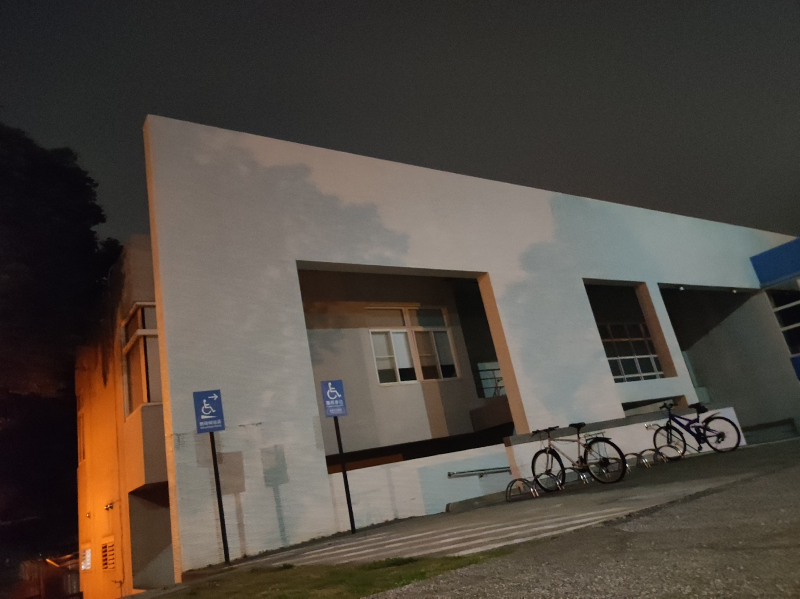
#> input picture assets/image/1.jpg, 1600 x 1197 px (shown at 1/2 size); its folder holds only this picture in this run
$ python image_resizer.py
#> lines starting #> are read from the running program, lines starting #| are printed output that depends on the picture
from PIL import Image
import os
from pathlib import Path

class ImageResizer:
  def __init__(self, target_dir):
    # Define size configurations
    self.size_configs = {
      'xxxlarge': 1300,
      'xxlarge': 1000,
      'xlarge': 700,
      'large': 300,
      'medium': 200,
      'small': 140,
      'xsmall': 100
    }

    # Create base directories
    self.base_dir = Path(target_dir) / "resized_images"
    self._create_directories()

  def _create_directories(self):
    """Create directories for each size if they don't exist"""
    for size in self.size_configs.keys():
      directory = self.base_dir / size
      directory.mkdir(parents=True, exist_ok=True)

  def _calculate_new_dimensions(self, image, target_width):
    """Calculate new dimensions maintaining aspect ratio"""
    width, height = image.size
    aspect_ratio = height / width
    new_height = int(target_width * aspect_ratio)
    return (target_width, new_height)

  def process_image(self, image_path):
    """Process a single image into all required sizes"""
#> called with image_path = 'assets/image/1.jpg'
    try:
      # Open the image
      with Image.open(image_path) as img:
        # Convert RGBA to RGB if necessary
#> img is the input picture: PIL image 1600x1197 RGB; mean R, G, B 80.3, 72.4, 64.8
        if img.mode == 'RGBA':
          img = img.convert('RGB')

        original_filename = Path(image_path).name
        filename_without_ext = Path(original_filename).stem
        extension = Path(original_filename).suffix

        # Process for each size configuration
        for size_name, target_width in self.size_configs.items():
          # Skip if original is smaller than target
          if img.size[0] < target_width:
            print(f"Original image smaller than {size_name} target width, skipping...")
            continue

          # Calculate new dimensions
          new_dimensions = self._calculate_new_dimensions(img, target_width)

          # Resize image
          resized_img = img.resize(new_dimensions, Image.Resampling.LANCZOS)

          # Save path
          save_path = self.base_dir / size_name / f"{filename_without_ext}{extension}"

          # Save with quality optimization
          resized_img.save(
            save_path,
            quality=85,  # Good balance between quality and file size
            optimize=True
          )

          print(f"Saved {size_name} version: {save_path}")
#> this loop made 7 passes
#> new_dimensions on passes 1 to 7: (1300, 972), (1000, 748), (700, 523), (300, 224), (200, 149), (140, 104), (100, 74)
#> pass 2, in process_image, `resized_img = img.resize(new_dimensions, Image.Resampling.LANCZOS)`:
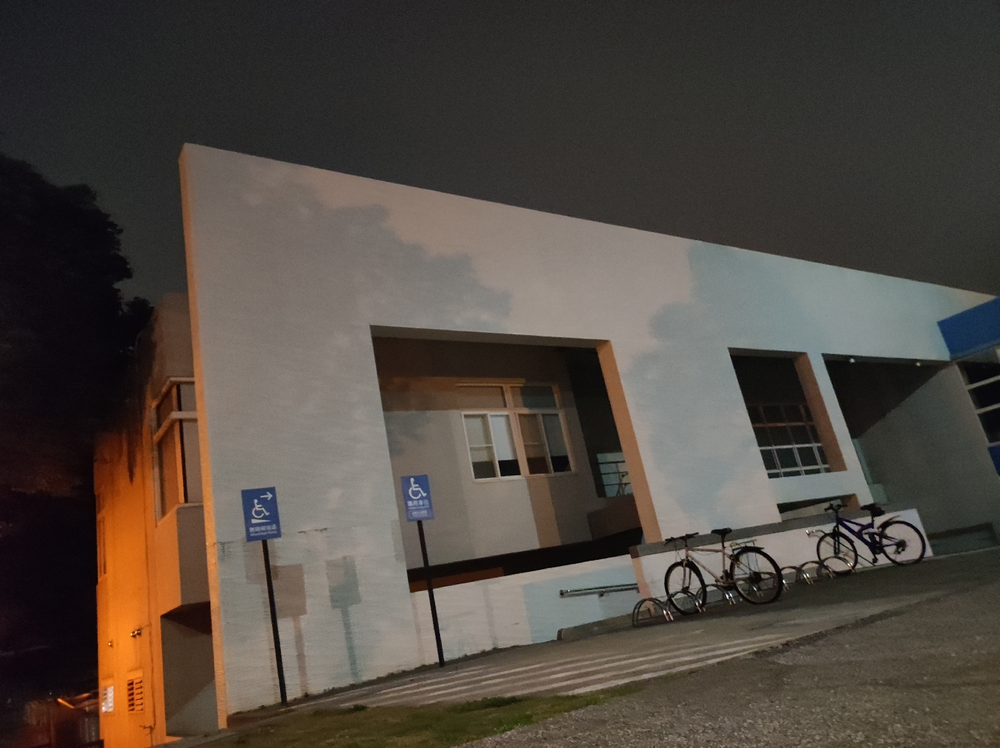
#> resized_img: PIL image 1000x748 RGB; mean R, G, B 80.3, 72.4, 64.8
#> after the loop:
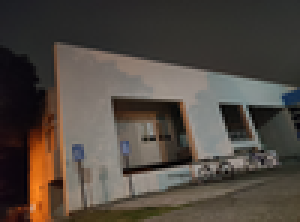
#> resized_img: PIL image 100x74 RGB (shown 3 times larger); mean R, G, B 80.4, 72.4, 64.9

    except Exception as e:
      print(f"Error processing {image_path}: {str(e)}")

  def process_directory(self, directory_path):
      """Process all images in a directory"""
      directory = Path(directory_path)
      supported_formats = {'.jpg', '.jpeg', '.png', '.webp'}

      for image_path in directory.iterdir():
        if image_path.suffix.lower() in supported_formats:
          print(f"\nProcessing: {image_path}")
          self.process_image(str(image_path))

def main():
  # Directory containing original images
  input_dir = "/home/alfonso/Git_workspace/zebra314.github.io/assets/image/"
  target_dir = "/home/alfonso/Git_workspace/zebra314.github.io/assets/image"

  # Initialize resizer
  resizer = ImageResizer(target_dir)

  print(f"Starting image processing from: {input_dir}")
  print(f"Saving resized images to: {target_dir}")
  resizer.process_directory(input_dir)
  print("\nProcessing complete!")
  print("Remember to remove the original images in the input directory to avoid processing them again.")

if __name__ == "__main__":
  main()

$ run again, on assets/image/230114.jpg
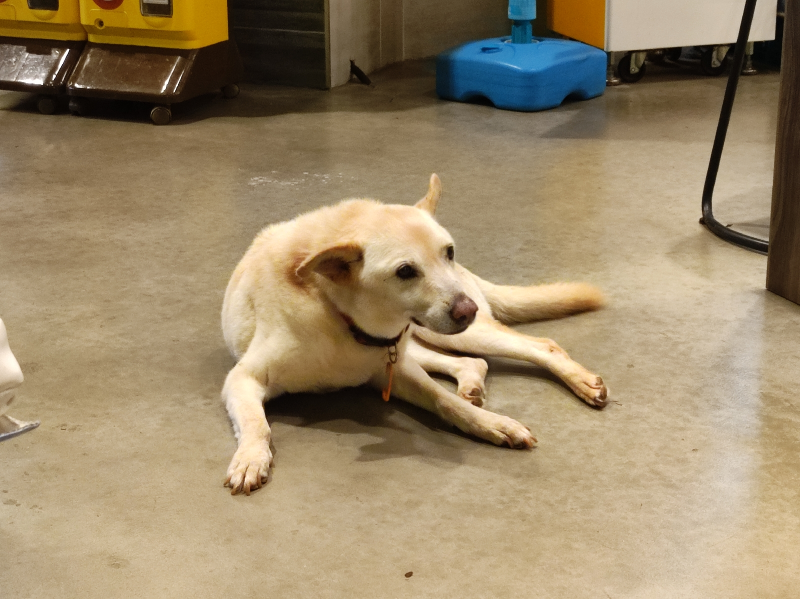
#> input picture assets/image/230114.jpg, 1600 x 1197 px (shown at 1/2 size)
#> in process_image, img is the input picture: PIL image 1600x1197 RGB; mean R, G, B 155.4, 136.8, 105.9
#> the loop in process_image, `for size_name, target_width in self.size_configs.items():` made 7 passes
#> new_dimensions on passes 1 to 7: (1300, 972), (1000, 748), (700, 523), (300, 224), (200, 149), (140, 104), (100, 74)
#> pass 2, in process_image, `resized_img = img.resize(new_dimensions, Image.Resampling.LANCZOS)`:
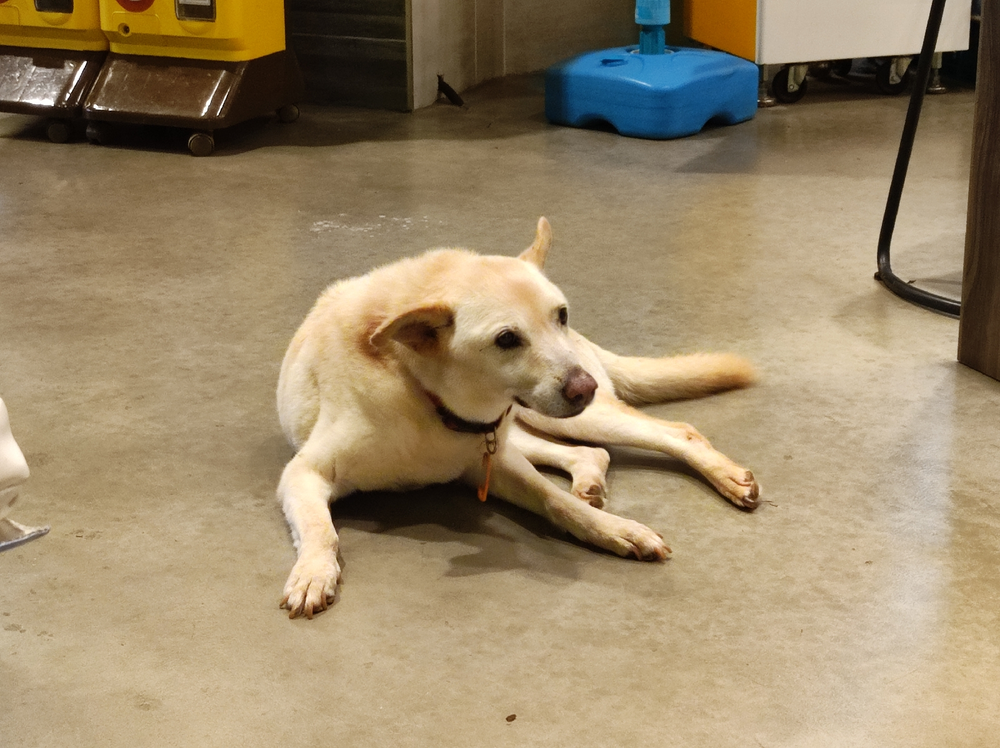
#> resized_img: PIL image 1000x748 RGB; mean R, G, B 155.4, 136.8, 105.9
#> after the loop in process_image, `for size_name, target_width in self.size_configs.items():`:
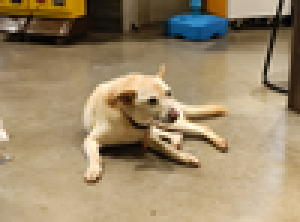
#> resized_img: PIL image 100x74 RGB (shown 3 times larger); mean R, G, B 155.3, 136.8, 105.9

$ run again, on assets/image/230117.jpg
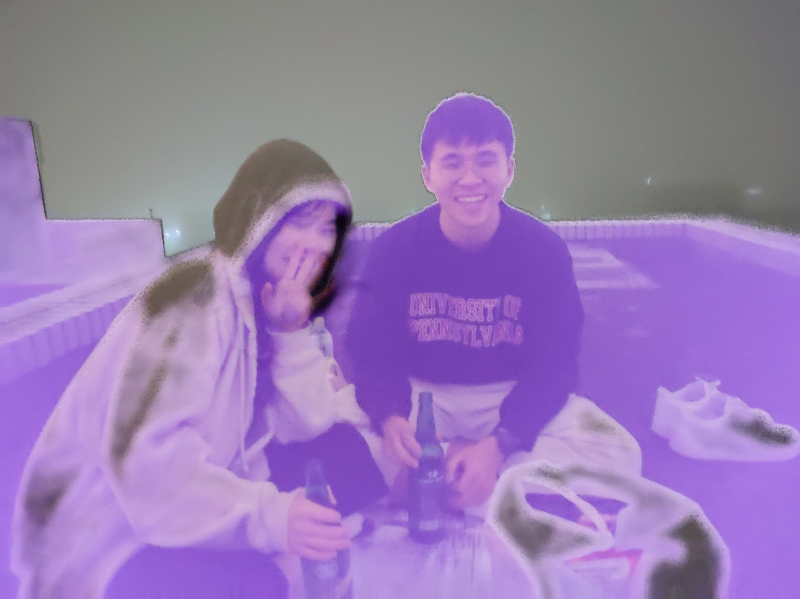
#> input picture assets/image/230117.jpg, 1600 x 1197 px (shown at 1/2 size)
#> in process_image, img is the input picture: PIL image 1600x1197 RGB; mean R, G, B 151.7, 124.6, 177
#> the loop in process_image, `for size_name, target_width in self.size_configs.items():` made 7 passes
#> new_dimensions on passes 1 to 7: (1300, 972), (1000, 748), (700, 523), (300, 224), (200, 149), (140, 104), (100, 74)
#> pass 2, in process_image, `resized_img = img.resize(new_dimensions, Image.Resampling.LANCZOS)`:
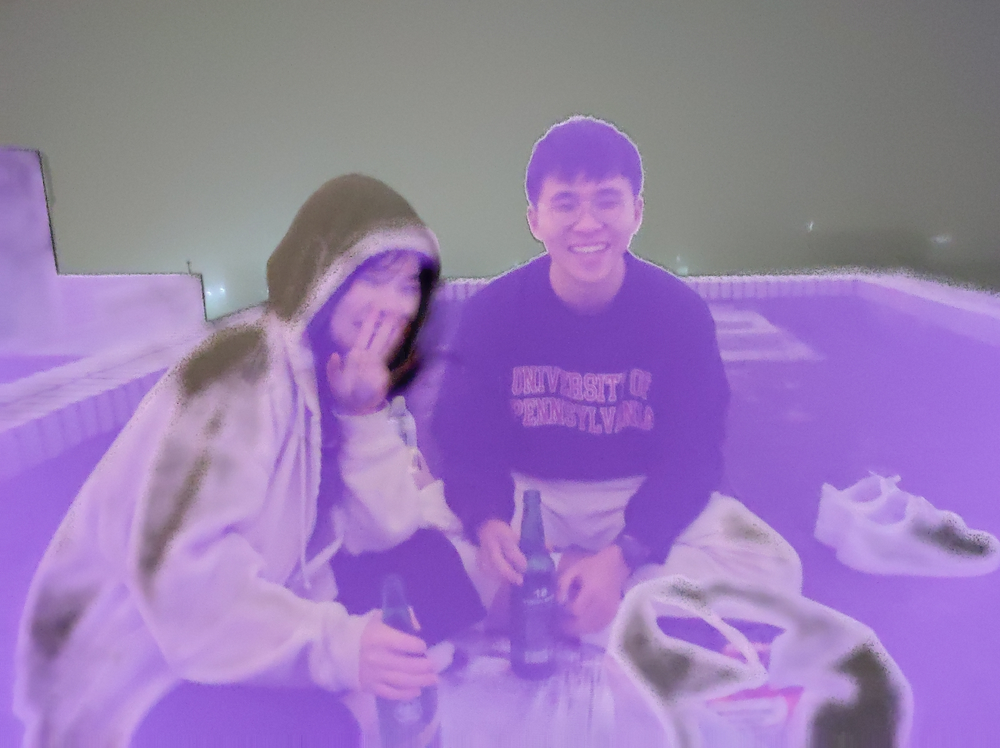
#> resized_img: PIL image 1000x748 RGB; mean R, G, B 151.7, 124.6, 177
#> after the loop in process_image, `for size_name, target_width in self.size_configs.items():`:
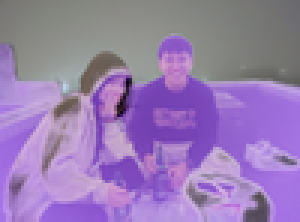
#> resized_img: PIL image 100x74 RGB (shown 3 times larger); mean R, G, B 151.7, 124.6, 177

$ run again, on assets/image/2.jpg
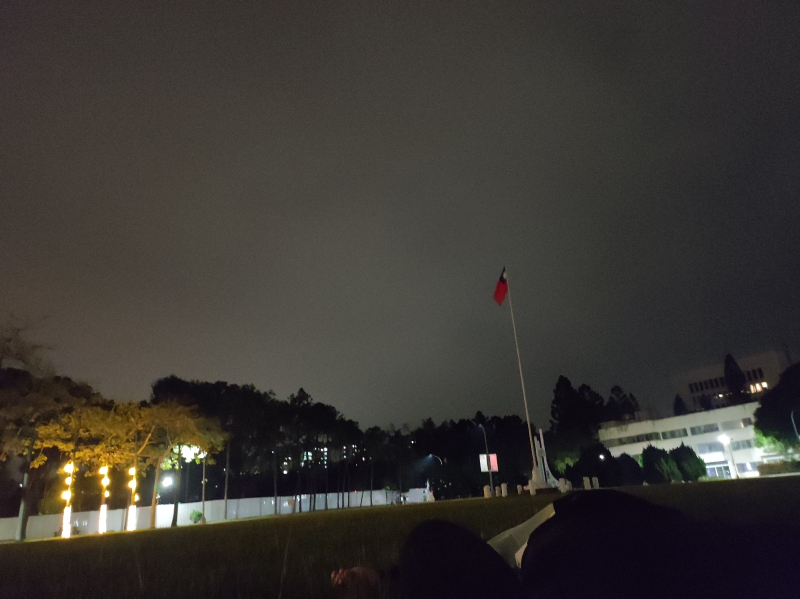
#> input picture assets/image/2.jpg, 1600 x 1197 px (shown at 1/2 size)
#> in process_image, img is the input picture: PIL image 1600x1197 RGB; mean R, G, B 58.5, 54.6, 50.6
#> the loop in process_image, `for size_name, target_width in self.size_configs.items():` made 7 passes
#> new_dimensions on passes 1 to 7: (1300, 972), (1000, 748), (700, 523), (300, 224), (200, 149), (140, 104), (100, 74)
#> pass 2, in process_image, `resized_img = img.resize(new_dimensions, Image.Resampling.LANCZOS)`:
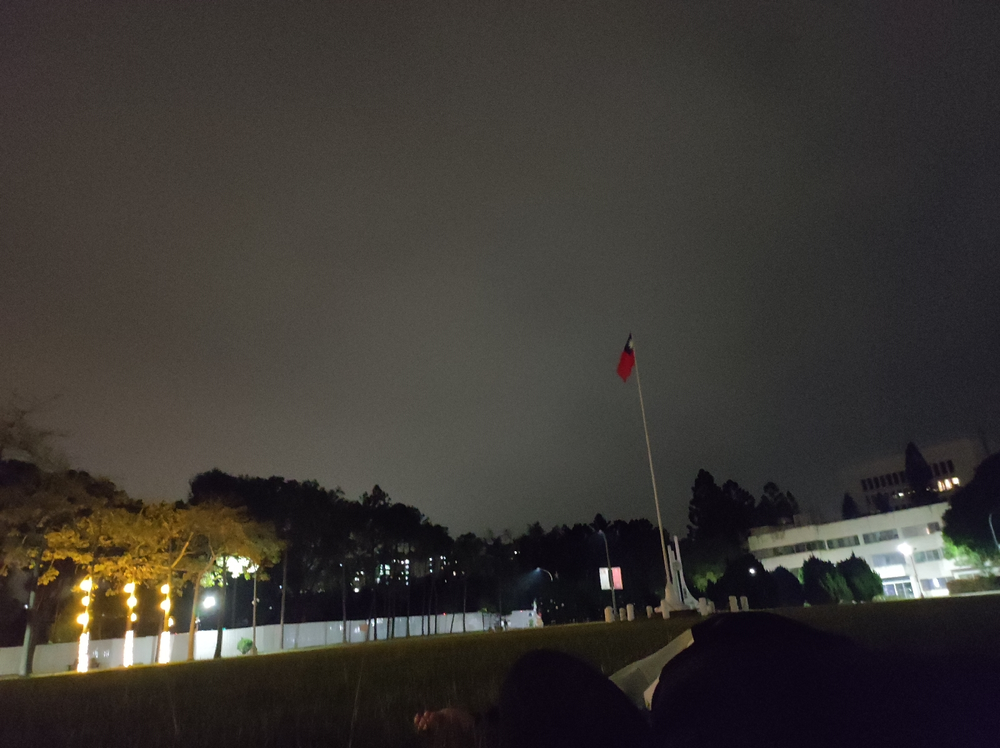
#> resized_img: PIL image 1000x748 RGB; mean R, G, B 58.5, 54.6, 50.6
#> after the loop in process_image, `for size_name, target_width in self.size_configs.items():`:
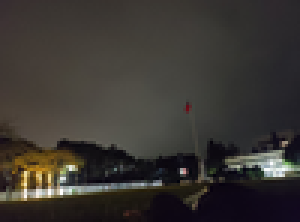
#> resized_img: PIL image 100x74 RGB (shown 3 times larger); mean R, G, B 58.4, 54.6, 50.5
